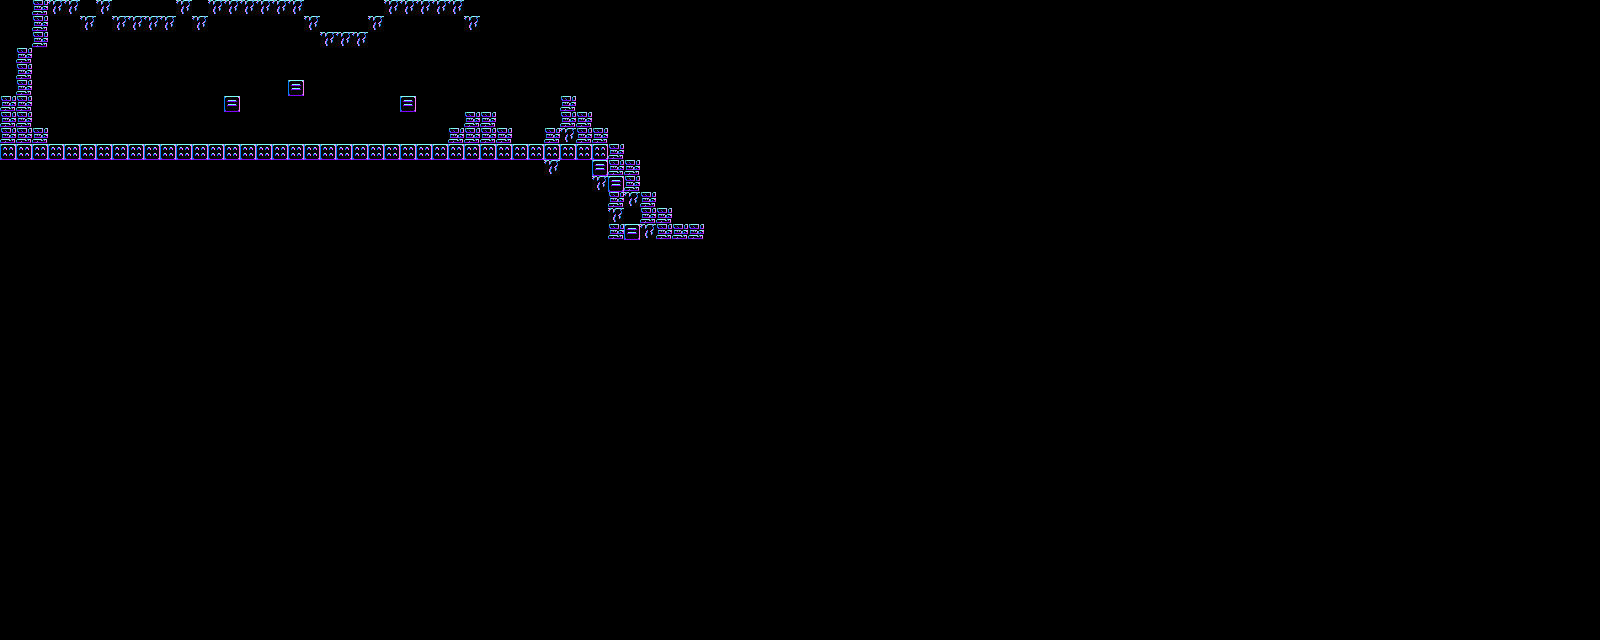

Below is a game level as drawn by its tile map, then a one-line description and the .tmx that defines it (tile-layer data replaced by summaries):
An orthogonal 100x40 tile map with 16x16 px tiles, 1 tile layer (Tile Layer 1), 2 tilesets and 1 object.

<map version="1.10" tiledversion="1.11.0" orientation="orthogonal" renderorder="right-down" width="100" height="40" tilewidth="16" tileheight="16" infinite="0" nextlayerid="3" nextobjectid="4">
 <editorsettings>
  <export target="Map1.csv" format="csv" />
 </editorsettings>
 <tileset firstgid="1" source="MiniTileset.tsx" />
 <tileset firstgid="5" source="NormalsTest.tsx" />
 <layer id="1" name="Tile Layer 1" width="100" height="40">
  <data>[4000 cells, 114 non-empty, 4 distinct tile ids]</data>
 </layer>
 <objectgroup id="2" name="Object Layer 1">
  <object id="3" gid="5" x="96" y="144" width="32" height="32" />
 </objectgroup>
</map>